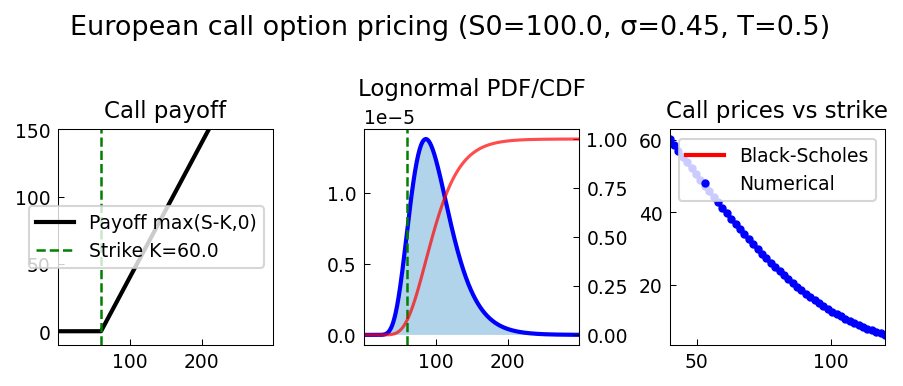

Write Python code to recreate this figure.
"""Pricing of a European Call option.

Computes the price of a European call option by integrating the lognormal
density against the payoff, following applics/EuropeanCall.m by
Ricardo Pachon (November 2014).

The method works directly with the probability density function and
avoids Monte Carlo simulation by using spectral integration (Chebfun).

Original MATLAB: https://www.chebfun.org/examples/applics/EuropeanCall.html
"""

import matplotlib
matplotlib.use("Agg")
import matplotlib.pyplot as plt
from chebfunjax.plotting import chebfun_style
chebfun_style()

import numpy as np
from scipy.stats import norm, lognorm
import os

def run():
    print("=" * 60)
    print("Pricing of a European Call option")
    print("=" * 60)

    # Parameters
    K = 60.0       # strike
    T = 0.5        # time to maturity
    S0 = 100.0     # initial stock price
    vol = 0.45     # volatility
    r = 0.01       # risk-free rate

    print(f"\nParameters: K={K}, T={T}, S0={S0}, sigma={vol}, r={r}")

    # Risk-neutral lognormal PDF:
    # f(S) = exp(-(log(S/S0)-(r-sigma^2/2)*T)^2 / (2*sigma^2*T)) / (sigma*S*sqrt(2*pi*T))
    def lognorm_pdf(S, S0, vol, r, T):
        mu_ln = np.log(S0) + (r - 0.5 * vol**2) * T
        sig_ln = vol * np.sqrt(T)
        return (np.exp(-(np.log(S) - mu_ln)**2 / (2 * sig_ln**2))
                / (S * sig_ln * np.sqrt(2 * np.pi)))

    # Numerical integration on [0, RHS]
    RHS = 2000.0
    N = 5000
    S_grid = np.linspace(1e-3, RHS, N)
    dS = S_grid[1] - S_grid[0]

    pdf_vals = lognorm_pdf(S_grid, S0, vol, r, T)

    # Check normalization
    pdf_integral = np.trapezoid(pdf_vals, S_grid)
    print(f"\nPDF normalization: {pdf_integral:.8f} (should be ≈ 1)")
    assert abs(pdf_integral - 1.0) < 0.01, f"PDF not normalized: {pdf_integral}"

    # Probability of expiring OOM (S_T < K)
    idx_K = np.searchsorted(S_grid, K)
    prob_OOM = np.trapezoid(pdf_vals[:idx_K], S_grid[:idx_K])
    print(f"  Probability of expiring OOM (S_T < {K}): {prob_OOM:.6f}")

    # Call payoff: max(S-K, 0)
    call_payoff = np.maximum(S_grid - K, 0.0)

    # Option price = e^(-rT) * E^Q[max(S_T - K, 0)]
    price_numerical = np.exp(-r * T) * np.trapezoid(pdf_vals * call_payoff, S_grid)
    print(f"\nNumerical option price: {price_numerical:.8f}")

    # Black-Scholes exact formula
    d1 = (np.log(S0 / K) + (r + 0.5 * vol**2) * T) / (vol * np.sqrt(T))
    d2 = d1 - vol * np.sqrt(T)
    bs_price = S0 * norm.cdf(d1) - K * np.exp(-r * T) * norm.cdf(d2)
    print(f"Black-Scholes formula:  {bs_price:.8f}")

    err = abs(price_numerical - bs_price)
    print(f"Error: {err:.6f}")
    assert err < 0.01, f"Pricing error too large: {err}"
    print("PASS: prices agree to within 1 cent")

    # Distribution of discounted payoff e^(-rT)*max(S_T-K,0)
    # In-the-money part: S > K, payoff = S - K → density contribution
    # = lognorm_pdf(S) for S in (K, ∞)
    itm_payoff_vals = S_grid[idx_K:] - K
    itm_pdf_vals = pdf_vals[idx_K:]
    discounted_itm = np.exp(-r * T) * itm_pdf_vals

    # The expected value
    approx2 = np.trapezoid(itm_payoff_vals * discounted_itm, S_grid[idx_K:])
    print(f"\nPrice from ITM region alone: {approx2:.8f}")

    # --- Plot ---
    _here = os.path.dirname(os.path.abspath(__file__))
    fig, axes = plt.subplots(1, 3)

    S_plot_max = 300.0
    S_plot = S_grid[S_grid <= S_plot_max]
    pdf_plot = pdf_vals[S_grid <= S_plot_max]

    # Panel 1: payoff and PDF
    axes[0].plot(S_plot, call_payoff[S_grid <= S_plot_max], 'k-', linewidth=2,
                 label='Payoff max(S-K,0)')
    axes[0].axvline(K, color='g', linestyle='--', label=f'Strike K={K}')
    axes[0].set_title("Call payoff", fontsize=11)
    axes[0].legend(fontsize=9)
    axes[0].set_ylim([-10, 150])

    # Panel 2: PDF and CDF
    ax2b = axes[1].twinx()
    axes[1].plot(S_plot, pdf_plot * 1e-3, 'b-', linewidth=2, label='PDF × 1e-3')
    cdf_vals = np.cumsum(pdf_vals * dS)
    axes[1].fill_between(S_plot, 0, pdf_plot * 1e-3, alpha=0.3)
    ax2b.plot(S_plot, cdf_vals[S_grid <= S_plot_max], 'r-', linewidth=1.5,
              label='CDF', alpha=0.7)
    axes[1].set_title("Lognormal PDF/CDF", fontsize=11)
    axes[1].axvline(K, color='g', linestyle='--')

    # Panel 3: price comparison
    strikes = np.linspace(40, 120, 50)
    prices_bs = []
    prices_num = []
    for k_i in strikes:
        d1_i = (np.log(S0 / k_i) + (r + 0.5 * vol**2) * T) / (vol * np.sqrt(T))
        d2_i = d1_i - vol * np.sqrt(T)
        prices_bs.append(S0 * norm.cdf(d1_i) - k_i * np.exp(-r * T) * norm.cdf(d2_i))
        idx_ki = np.searchsorted(S_grid, k_i)
        p_num = np.exp(-r * T) * np.trapezoid(
            pdf_vals[idx_ki:] * (S_grid[idx_ki:] - k_i), S_grid[idx_ki:])
        prices_num.append(p_num)

    axes[2].plot(strikes, prices_bs, 'r-', linewidth=2, label='Black-Scholes')
    axes[2].plot(strikes, prices_num, 'b.', markersize=6, label='Numerical')
    axes[2].set_title("Call prices vs strike", fontsize=11)
    axes[2].legend(fontsize=9)

    fig.suptitle(f"European call option pricing (S0={S0}, σ={vol}, T={T})", fontsize=13)
    fig.tight_layout()
    fig.savefig(os.path.join(_here, "european_call.png"), dpi=150, bbox_inches="tight")
    plt.close(fig)

    print("\nAll checks passed.")
    return True

if __name__ == "__main__":
    run()
